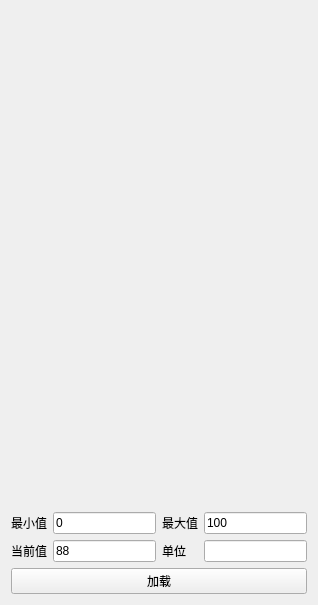
<?xml version="1.0" encoding="UTF-8"?>
<ui version="4.0">
 <class>frmRoundPlot</class>
 <widget class="QWidget" name="frmRoundPlot">
  <property name="geometry">
   <rect>
    <x>0</x>
    <y>0</y>
    <width>318</width>
    <height>605</height>
   </rect>
  </property>
  <property name="windowTitle">
   <string>widget</string>
  </property>
  <layout class="QVBoxLayout" name="verticalLayout">
   <item>
    <widget class="RoundPlot" name="widget1" native="true">
     <property name="sizePolicy">
      <sizepolicy hsizetype="Preferred" vsizetype="Expanding">
       <horstretch>0</horstretch>
       <verstretch>0</verstretch>
      </sizepolicy>
     </property>
    </widget>
   </item>
   <item>
    <widget class="RoundPlot" name="widget2" native="true">
     <property name="sizePolicy">
      <sizepolicy hsizetype="Preferred" vsizetype="Expanding">
       <horstretch>0</horstretch>
       <verstretch>0</verstretch>
      </sizepolicy>
     </property>
    </widget>
   </item>
   <item>
    <layout class="QGridLayout" name="gridLayout">
     <item row="0" column="2">
      <widget class="QLabel" name="labMaxValue">
       <property name="text">
        <string>最大值</string>
       </property>
      </widget>
     </item>
     <item row="0" column="3">
      <widget class="QLineEdit" name="txtMaxValue">
       <property name="text">
        <string>100</string>
       </property>
      </widget>
     </item>
     <item row="0" column="1">
      <widget class="QLineEdit" name="txtMinValue">
       <property name="text">
        <string>0</string>
       </property>
      </widget>
     </item>
     <item row="1" column="1">
      <widget class="QLineEdit" name="txtValue">
       <property name="text">
        <string>88</string>
       </property>
      </widget>
     </item>
     <item row="1" column="2">
      <widget class="QLabel" name="labUnit">
       <property name="text">
        <string>单位</string>
       </property>
      </widget>
     </item>
     <item row="1" column="0">
      <widget class="QLabel" name="labValue">
       <property name="text">
        <string>当前值</string>
       </property>
      </widget>
     </item>
     <item row="1" column="3">
      <widget class="QLineEdit" name="txtUnit">
       <property name="text">
        <string/>
       </property>
      </widget>
     </item>
     <item row="0" column="0">
      <widget class="QLabel" name="labMinValue">
       <property name="text">
        <string>最小值</string>
       </property>
      </widget>
     </item>
    </layout>
   </item>
   <item>
    <widget class="QPushButton" name="pushButton">
     <property name="text">
      <string>加载</string>
     </property>
    </widget>
   </item>
  </layout>
 </widget>
 <customwidgets>
  <customwidget>
   <class>RoundPlot</class>
   <extends>QWidget</extends>
   <header>roundplot.h</header>
   <container>1</container>
  </customwidget>
 </customwidgets>
 <resources/>
 <connections/>
</ui>
